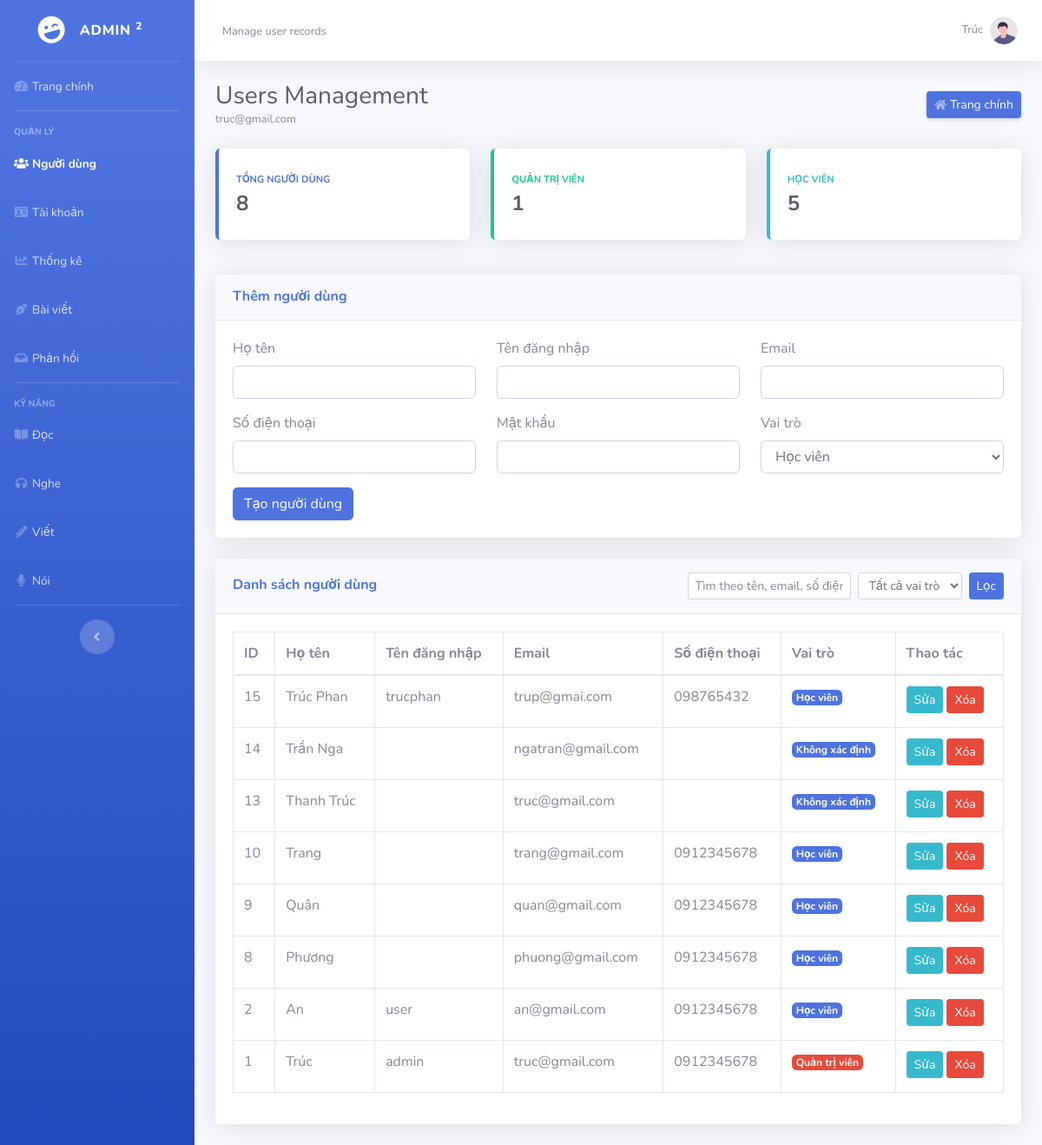
Before: /admin/users.php (signed in) with the older database file.
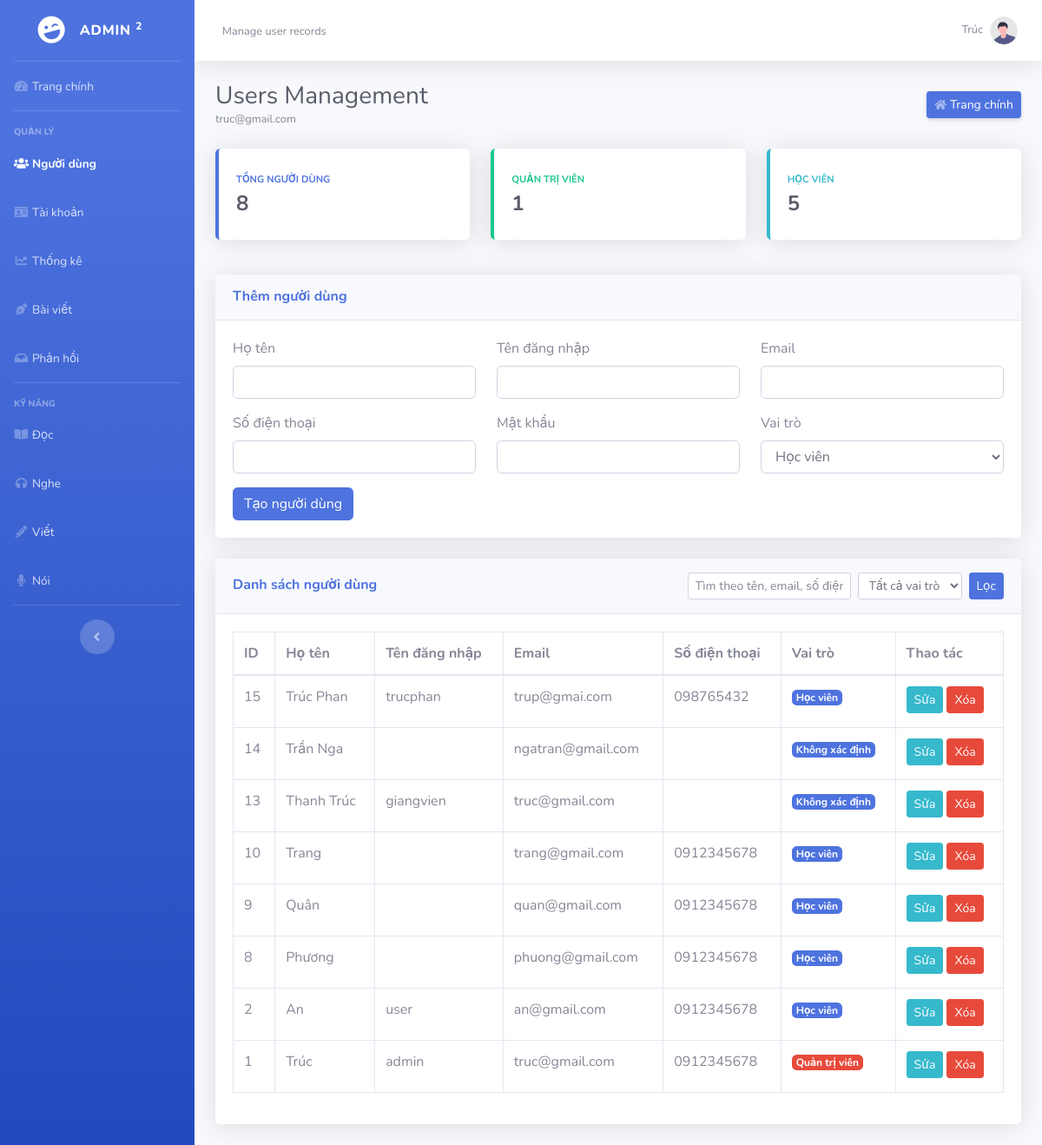
After: the same page with the newer database file.
### tables this page shows
CREATE TABLE `users` (
  `id` int(11) NOT NULL,
  `name` varchar(100) DEFAULT NULL,
  `email` varchar(100) DEFAULT NULL,
  `password` varchar(255) DEFAULT NULL,
  `created_at` timestamp NOT NULL DEFAULT current_timestamp(),
  `username` varchar(50) DEFAULT NULL,
  `role` int(11) DEFAULT 0 COMMENT '1:admin, 2:người học ,0: giảng viên',
  `phone` varchar(15) DEFAULT NULL,
  `avatar` varchar(255) DEFAULT NULL
);

### auth.php (called while the page is built, shortened)
<?php
function auth_role_label(int $role): string
{
    if ($role === 1) {
        return 'Quản trị viên';
    }
    if ($role === 2) {
        return 'Học viên';
    }
    return 'Không xác định';
}

### admin/users.php (the view, shortened to what the changed rows need)
<?php
require_once __DIR__ . '/_layout.php';
$sql = "SELECT id, name, username, email, phone, role FROM users";
$sql .= ' ORDER BY id DESC';
$stmt = $conn->prepare($sql);
$users = [];
if ($stmt) {
    $stmt->execute();
    $result = $stmt->get_result();
    while ($row = $result?->fetch_assoc()) {
        $users[] = $row;
    }
}
?>
<div class="card content-card shadow mb-4">
    <div class="card-body">
        <div class="table-responsive">
            <table class="table table-bordered" width="100%" cellspacing="0">
                <thead>
                    <tr>
                        <th>ID</th><th>Họ tên</th><th>Tên đăng nhập</th><th>Email</th><th>Số điện thoại</th><th>Vai trò</th><th>Thao tác</th>
                    </tr>
                </thead>
                <tbody>
                    <?php if (!$users): ?>
                        <tr><td colspan="7" class="text-center text-muted">Không có người dùng nào.</td></tr>
                    <?php else: ?>
                        <?php foreach ($users as $user): ?>
                            <tr>
                                <td><?php echo (int) $user['id']; ?></td>
                                <td><?php echo htmlspecialchars($user['name'] ?? '', ENT_QUOTES, 'UTF-8'); ?></td>
                                <td><?php echo htmlspecialchars($user['username'] ?? '', ENT_QUOTES, 'UTF-8'); ?></td>
                                <td><?php echo htmlspecialchars($user['email'] ?? '', ENT_QUOTES, 'UTF-8'); ?></td>
                                <td><?php echo htmlspecialchars($user['phone'] ?? '', ENT_QUOTES, 'UTF-8'); ?></td>
                                <td><span class="badge badge-<?php echo ((int) $user['role'] === 1) ? 'danger' : 'primary'; ?>"><?php echo auth_role_label((int) $user['role']); ?></span></td>
                                <td>
                                    <a href="user_edit.php?id=<?php echo (int) $user['id']; ?>" class="btn btn-sm btn-info mb-1">Sửa</a>
                                    <a href="user_delete.php?id=<?php echo (int) $user['id']; ?>" class="btn btn-sm btn-danger mb-1" onclick="return confirm('Xóa người dùng này?');">Xóa</a>
                                </td>
                            </tr>
                        <?php endforeach; ?>
                    <?php endif; ?>
                </tbody>
            </table>
        </div>
    </div>
</div>

Changed rows visible on the page:
changed users "Thanh Trúc": username (not shown) → "giangvien"
